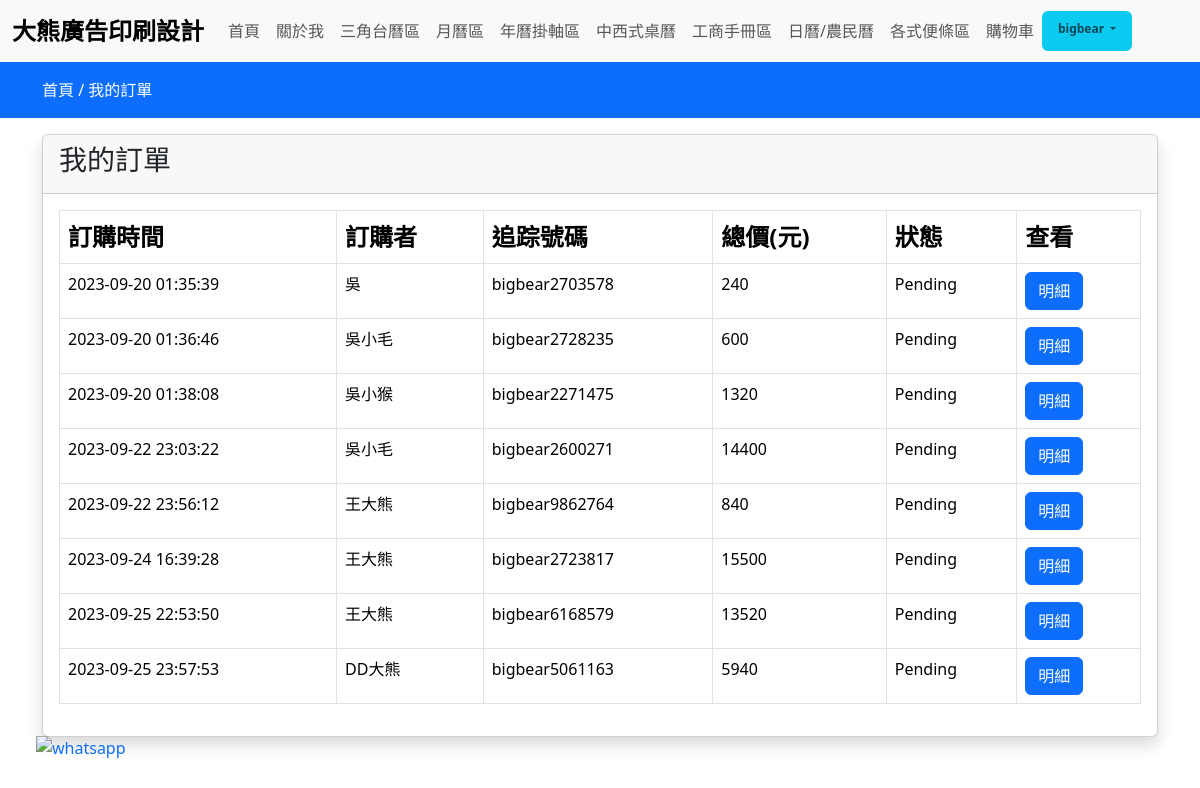
The app's page /my-orders (signed in), older data.
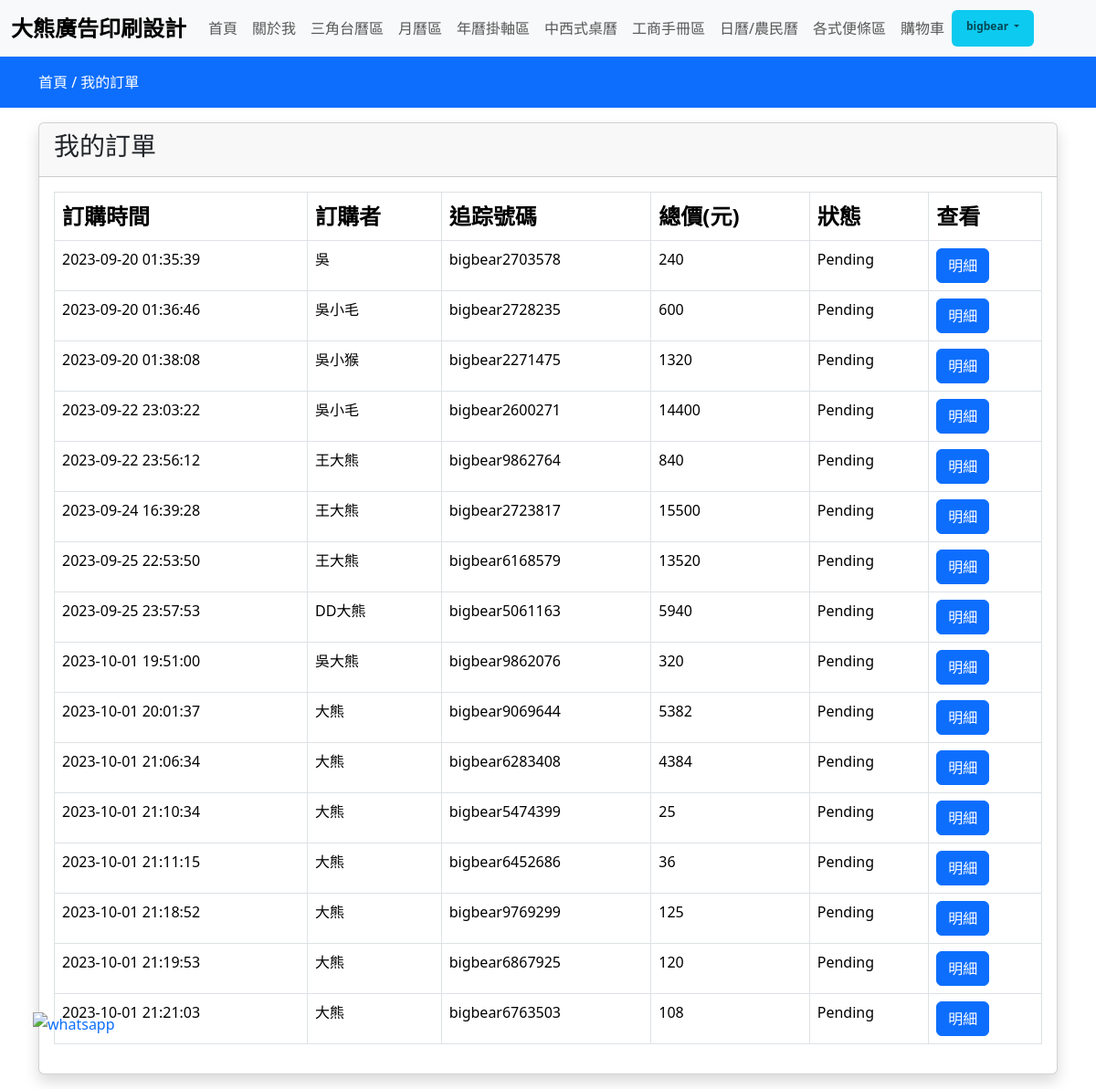
The same page, newer data.
### store/models.py (models this page shows, shortened)
class Order(models.Model):
  user = models.ForeignKey(User,on_delete=models.CASCADE)
  fname = models.CharField(max_length=150,null=False)
  email = models.CharField(max_length=150,null=False)
  phone = models.CharField(max_length=150,null=False)
  uniNumber = models.CharField(max_length=10, null=False)
  address = models.TextField(null=False)
  city = models.CharField(max_length=150,null=False)
  pincode = models.CharField(max_length=150,null=False)
  total_price = models.FloatField(null=False)
  payment_mode = models.CharField(max_length=150,null=False)
  payment_id = models.CharField(max_length=250,null=True)
  orderstatus = (
    ('Pending','Pending'),
    ('Out For Shipping','Out For Shipping'),
    ('Completed','Completed'),
  )
  status = models.CharField(max_length=150,choices=orderstatus,default='Pending')
  message = models.TextField(max_length=150,null=True)
  tracking_no = models.CharField(max_length=150,null=True)
  created_at = models.DateTimeField(auto_now_add=True)
  updated_at = models.DateTimeField(auto_now=True)

### store/controller/order.py (the view)
# urls.py: path('my-orders', order.index,name="myorders"),
def index(request):
  if request.user.is_superuser:
    orders = Order.objects.all
  else:
    orders = Order.objects.filter(user=request.user)
  context = { 'orders': orders}
  return render(request, "store/orders/index.html",context)

### store/templates/store/orders/index.html
{% extends 'store/layouts/main.html' %}
{% block content %}
  <div class="py-3 bg-primary">
    <div class="container">
      <a href="{% url 'home' %}" class="text-white">首頁 /</a>
      <a href="{% url 'myorders' %}" class="text-white">我的訂單</a>
    </div>
  </div>
  <div class="container my-3">
    <div class="row">
      <div class="col-md-12">
        <div class="card shadow">
          <div class="card-header">
            <h3>我的訂單</h3>
          </div>
          <div class="card-body">
            <table class="table table-bordered">
              <thead>
                <tr class="fs-4">
                  <th>訂購時間</th>
                  <th>訂購者</th>
                  <th>追踪號碼</th>
                  <th>總價(元)</th>
                  <th>狀態</th>
                  <th>查看</th>
                </tr>
              </thead>
              <tbody>
                {% if orders %}
                  {% for item in orders %}
                    <tr>
                      <td>{{ item.created_at|date:"Y-m-d H:i:s" }}</td>
                      <td>{{ item.fname }}</td>
                      <td>{{ item.tracking_no }}</td>
                      <td>{{ item.total_price|stringformat:'d' }}</td>
                      <td>{{ item.status }}</td>
                      <td>
                        <a href="{% url 'orderview' item.tracking_no %}" class="btn btn-primary">明細</a>
                      </td>
                    </tr>
                  {% endfor %}
                {% else %}
                <tr>
                  <td colspan="5" class="fs-4 text-center fw-semibold text-danger">沒有任何訂單記錄</td>
                </tr>
                {% endif %}
              </tbody>
            </table>
          </div>
        </div>
      </div>
    </div>
  </div>
{% endblock content %}

### store/templates/store/layouts/main.html (shortened to what this page needs)
{% load static %}
<!DOCTYPE html>
<html lang="zh-Hant-TW">
<head>
  <link rel="stylesheet" href="https://cdnjs.cloudflare.com/ajax/libs/bootstrap/5.3.1/css/bootstrap.min.css" />
  <link rel="stylesheet" href="https://cdnjs.cloudflare.com/ajax/libs/font-awesome/6.4.2/css/all.min.css" />
  <link href="{% static 'css/custom.css' %}" rel="stylesheet" />
  <link rel="stylesheet" href="//cdn.jsdelivr.net/npm/alertifyjs@1.13.1/build/css/alertify.min.css"/>
  <link rel="stylesheet" href="//cdn.jsdelivr.net/npm/alertifyjs@1.13.1/build/css/themes/default.min.css"/>
</head>
<body>
  {% include "store/inc/navbar.html" %}
  {% block content %}
  {% endblock content %}
  <a href="https://wa.me/+886921625317?text=I'm%20interested%20in%20to%chat" target="_blank" class="whatsapp-chat">
    <img src="{% static '/images/WhatsApp.png' %}" alt="whatsapp" width="70px">
  </a>
</body>
</html>

### store/templates/store/inc/navbar.html (shortened to what this page needs)
<nav class="navbar navbar-expand-lg bg-body-tertiary">
  <div class="container-fluid">
    <a class="navbar-brand fs-4 fw-semibold" href="#">大熊廣告印刷設計</a>
    <div class="collapse navbar-collapse" id="navbarSupportedContent">
      <ul class="navbar-nav me-auto mb-2 mb-lg-0">
        <li class="nav-item">
          <a class="nav-link {% if request.resolver_match.url_name == 'home' %}active{% endif%}" aria-current="page" href="{% url 'home' %}">首頁</a>
        </li>
        <li class="nav-item">
          <a class="nav-link {% if request.resolver_match.url_name == 'about' %}active{% endif%}" aria-current="page" href="{% url 'about' %}">關於我</a>
        </li>
        <li class="nav-item ">
          <a class="nav-link {% if request.path == '/collections/tdca' %}active{% endif%}" href="{% url 'collectionsview' 'tdca' %}">三角台曆區</a>
        </li>
        <li class="nav-item ">
          <a class="nav-link {% if request.path == '/collections/ca' %}active{% endif%}" href="{% url 'collectionsview' 'ca' %}">月曆區</a>
        </li>
        <li class="nav-item ">
          <a class="nav-link {% if request.path == '/collections/chs' %}active{% endif%}" href="{% url 'collectionsview' 'chs' %}">年曆掛軸區</a>
        </li>
        <li class="nav-item ">
          <a class="nav-link {% if request.path == '/collections/cawsdc' %}active{% endif%}" href="{% url 'collectionsview' 'cawsdc' %}">中西式桌曆</a>
        </li>
        <li class="nav-item ">
          <a class="nav-link {% if request.path == '/collections/bh' %}active{% endif%}" href="{% url 'collectionsview' 'bh' %}">工商手冊區</a>
        </li>
        <li class="nav-item ">
          <a class="nav-link {% if request.path == '/collections/cpcd' %}active{% endif%}" href="{% url 'collectionsview' 'cpcd' %}">日曆/農民曆</a>
        </li>
        <li class="nav-item ">
          <a class="nav-link {% if request.path == '/collections/nba' %}active{% endif%}" href="{% url 'collectionsview' 'nba' %}">各式便條區</a>
        </li>
        <li class="nav-item ">
          <a class="nav-link {% if request.resolver_match.url_name == 'cart' %}active{% endif%}" aria-current="page" href="{% url 'cart' %}">購物車</a>
        </li>
        {% if request.user.is_authenticated %}
        <li class="nav-item dropdown badge bg-info">
          <a class="nav-link dropdown-toggle" href="#" role="button" data-bs-toggle="dropdown" aria-expanded="false">
            {{ request.user }}
          </a>
        </li>
        {% endif %}
      </ul>
    </div>
  </div>
</nav>

### static/css/custom.css (style rules this page uses)
.whatsapp-chat { position: fixed; bottom: 05% !important; left: 03% !important; }

### store/templates/store/layouts/main.html (style rules this page uses)
a { text-decoration: none; }

Row changes from the older to the newer data that the page shows:
added Order: created_at "2023-10-01 19:51:00", fname "吳大熊", tracking_no "bigbear9862076", total_price "320", status "Pending"
added Order: created_at "2023-10-01 20:01:37", fname "大熊", tracking_no "bigbear9069644", total_price "5382", status "Pending"
added Order: created_at "2023-10-01 21:06:34", fname "大熊", tracking_no "bigbear6283408", total_price "4384", status "Pending"
added Order: created_at "2023-10-01 21:10:34", fname "大熊", tracking_no "bigbear5474399", total_price "25", status "Pending"
added Order: created_at "2023-10-01 21:11:15", fname "大熊", tracking_no "bigbear6452686", total_price "36", status "Pending"
added Order: created_at "2023-10-01 21:18:52", fname "大熊", tracking_no "bigbear9769299", total_price "125", status "Pending"
added Order: created_at "2023-10-01 21:19:53", fname "大熊", tracking_no "bigbear6867925", total_price "120", status "Pending"
added Order: created_at "2023-10-01 21:21:03", fname "大熊", tracking_no "bigbear6763503", total_price "108", status "Pending"
